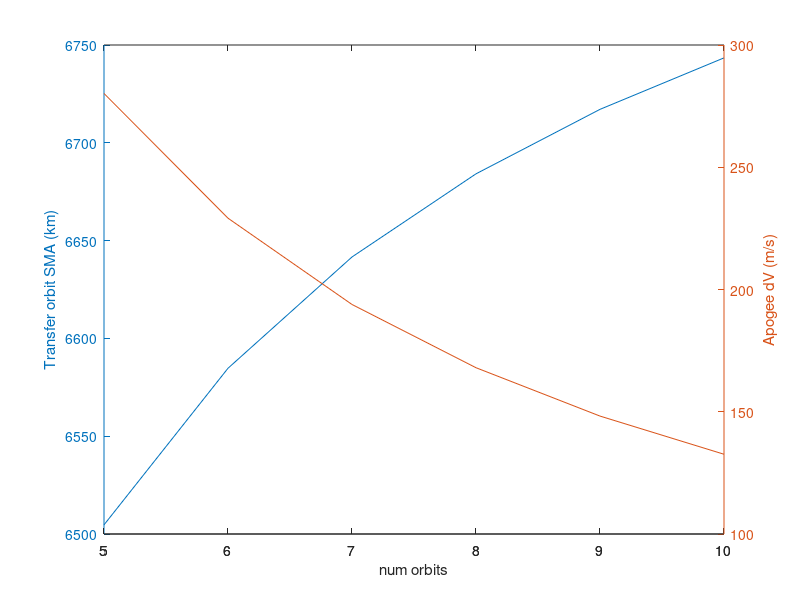
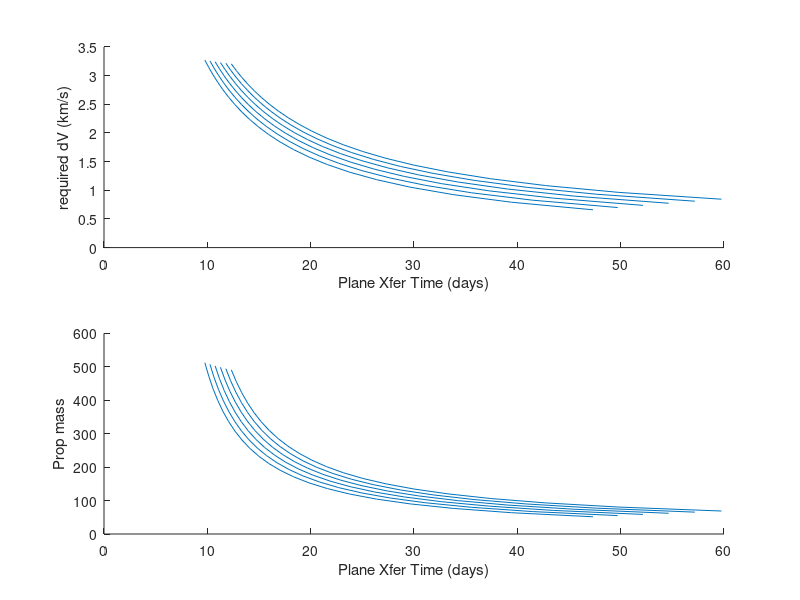

The MATLAB source for these figures, in order:
%% Pegasus dV analysis
clear all
close all
%% Constants

alt = 600; %km
i = pi/2; %rad, polar orbit
recession_i = 65*pi/180; %rad
Re = 6378; %km
mu = 3.986e5; %km3/s2
J2 = 0.00108263; %J2 of Earth
a_main = Re+alt; %km
n_main = sqrt(mu/(a_main*a_main*a_main));
P_main = 2*pi*sqrt(a_main*a_main*a_main/mu); %s

%% Pick sma that we'll use as a transfer orbit
% x = 5;
min_orbs = 5;
max_orbs = 10;
a_xfer_array = zeros(1,max_orbs-min_orbs);
dv_array = zeros(1,max_orbs-min_orbs);
v_main = sqrt(mu/a_main);
counter = 0;
for x = min_orbs:max_orbs %number of revs on xfer orbit until satellites on the same plane are 180 deg apart.
    counter = counter + 1;
P_xfer = P_main*(1-1/(2*x));
a_xfer = ((P_xfer/2/pi)^2*mu)^(1/3);
a_xfer_array(counter) = a_xfer;
v_xfer_apo = sqrt(2*mu/(a_main) - mu/a_xfer);
dV_hoh = abs(v_main - v_xfer_apo);
dv_array(counter) = dV_hoh*1e3;
end

[ax,p1,p2] = plotyy(min_orbs:max_orbs,a_xfer_array,min_orbs:max_orbs,dv_array);
hold on
% plot([1,10],[Re,Re],'--b')
ylabel('Transfer orbit SMA (km)')
ylabel(ax(2),'Apogee dV (m/s)')
xlabel('num orbits')

%% Nodal regression
e =  a_main/a_xfer - 1; %a_main is apogee
apo_alts = 600:200:1600;
calc_mp = @(m_payload, dV, Ve, fs) m_payload*(exp(dV/Ve)-1)/...
    (1-fs*(exp(dV/Ve)-1));

figure
for apo = apo_alts
    a_xfer = (apo+2*Re + alt)/2;
    e = 1-a_main/a_xfer;
    n_xfer = sqrt(mu/(a_xfer*a_xfer*a_xfer));
    Vp_xfer = sqrt(2*mu/a_main - mu/a_xfer);
incs = (65:85)*pi/180;
plane_change_time = zeros(length(incs));
inc_dvs = zeros(length(incs));
prop_mass = zeros(length(incs));

counter = 0;
for recession_i = incs
    counter = counter+1;
nodal_regression_rate = ...
    -3*n_xfer*J2*Re*Re*cos(recession_i)/(2*a_xfer*a_xfer*(1-e^2)^2);
plane_change_time(counter) = abs(30/(nodal_regression_rate*180/pi*3600*24)); %days
% Assuming we start from the first circular orbit...
v_main = sqrt(mu/a_main);
v_xfer_apo = sqrt(2*mu/(apo+Re) - mu/a_xfer);
dV_hoh = abs(v_main - v_xfer_apo);
di = i - recession_i;
dV_xfer = abs(Vp_xfer - v_main);
dV_inc = 2*v_xfer_apo*sin(di/2);
inc_dvs(counter) = dV_inc + dV_xfer;
prop_mass(counter) = calc_mp(200,(dV_inc + dV_xfer)*1e3,300*9.81,0.1);
end
% figure
% [ax,p1,p2] = plotyy(plane_change_time,inc_dvs,plane_change_time,prop_mass);
subplot(2,1,1)
hold on
plot(plane_change_time, inc_dvs)
xlabel('Plane Xfer Time (days)')
ylabel('required dV (km/s)')
subplot(2,1,2)
hold on
plot(plane_change_time, prop_mass)
xlabel('Plane Xfer Time (days)')
ylabel('Prop mass')

end

%% To Pegasus Orbit from LV Primary Payload Orbit
v_781 = sqrt(mu/(Re+781));
v_xfer_ap = sqrt(2*mu/(Re+781) - mu/(Re + (781+600)/2));
v_xfer_pe = sqrt(2*mu/(Re+600) - mu/(Re + (781+600)/2));
dV_pri_to_mission = abs(v_781-v_xfer_ap) + abs(v_xfer_pe-v_main)
